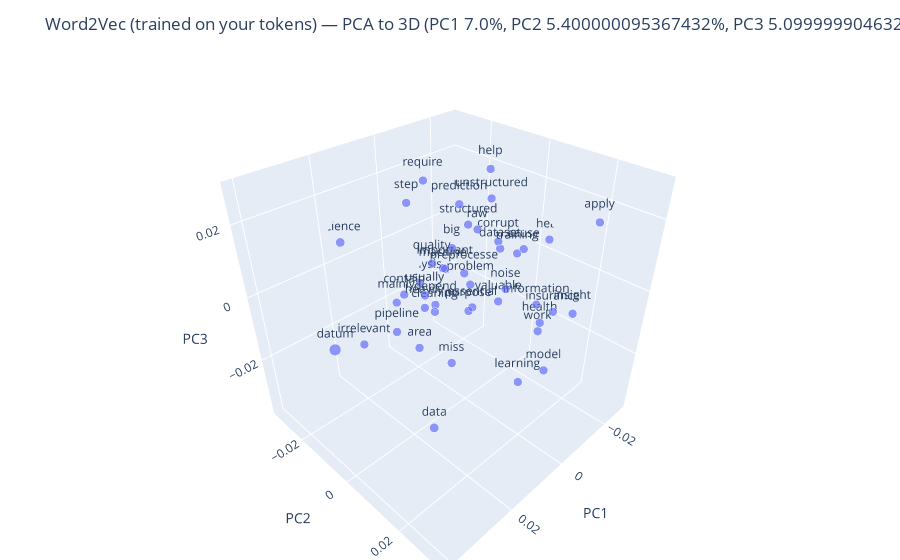

The notebook cell this image was saved under:
### Code cell
#  Word2Vec on the tokens 
tokens = [s.split() for s in processed_data]         
print("Example token list:", tokens[0][:10])

w2v = Word2Vec(
    sentences=tokens,
    vector_size=100,
    window=4,
    min_count=1,  
    sg=1,         
    workers=1,
    epochs=200
)

#  Plot the words from the tokens
freq = Counter(chain.from_iterable(tokens))
unique_words = list(freq.keys())
words_in_vocab = [w for w in unique_words if w in w2v.wv.key_to_index]

# Sanity check: if you ever see single letters here, your tokens are wrong
assert all(len(w) > 1 for w in words_in_vocab if w.isalpha()), "Got single-letter tokens—check tokenization!"

vectors = np.vstack([w2v.wv[w] for w in words_in_vocab])

pca = PCA(n_components=3, random_state=42)
coords3d = pca.fit_transform(vectors)
explained = (pca.explained_variance_ratio_ * 100).round(1)

sizes = np.array([freq[w] for w in words_in_vocab])
marker_size = 6 + 2 * (sizes - sizes.min()) / (sizes.ptp() + 1e-9)

fig = px.scatter_3d(
    x=coords3d[:, 0], y=coords3d[:, 1], z=coords3d[:, 2],
    text=words_in_vocab, hover_name=words_in_vocab,
    hover_data={"freq": sizes},
    title=f"Word2Vec (trained on your tokens) — PCA to 3D "
          f"(PC1 {explained[0]}%, PC2 {explained[1]}%, PC3 {explained[2]}%)"
)
fig.update_traces(mode="markers+text", textposition="top center",
                  marker=dict(size=marker_size))
fig.update_layout(
    scene=dict(xaxis_title="PC1", yaxis_title="PC2", zaxis_title="PC3"),
    margin=dict(l=0, r=0, t=60, b=0)
)
fig.show()

### Figure 1 — Plotly figure (JSON) as saved in the notebook; plotly's stock layout.template omitted (floating-point values rounded to 4 significant figures)
{"data": [{"customdata": [[2], [2], [1], [1], [1], [8], [1], [1], [1], [1], [1], [1], [1], [1], [1], [1], [1], [1], [1], [1], [1], [1], [1], [1], [1], [1], [1], [1], [1], [1], [1], [1], [1], [1], [1], [1], [1], [1], [1], [1], [1], [1], [1], [1]], "hovertemplate": "<b>%{hovertext}</b><br><br>x=%{x}<br>y=%{y}<br>z=%{z}<br>text=%{text}<br>freq=%{customdata[0]}<extra></extra>", "hovertext": ["data", "science", "important", "help", "area", "datum", "work", "mainly", "health", "insurance", "purpose", "hear", "corrupt", "apply", "training", "big", "dataset", "require", "preprocesse", "analysis", "machine", "learning", "model", "depend", "heavily", "quality", "miss", "cause", "problem", "prediction", "raw", "usually", "contain", "noise", "irrelevant", "information", "cleaning", "essential", "step", "pipeline", "structured", "unstructured", "valuable", "insight"], "legendgroup": "", "marker": {"color": "#636efa", "size": [6.286, 6.286, 6, 6, 6, 8.0, 6, 6, 6, 6, 6, 6, 6, 6, 6, 6, 6, 6, 6, 6, 6, 6, 6, 6, 6, 6, 6, 6, 6, 6, 6, 6, 6, 6, 6, 6, 6, 6, 6, 6, 6, 6, 6, 6], "symbol": "circle"}, "mode": "markers+text", "name": "", "scene": "scene", "showlegend": false, "text": ["data", "science", "important", "help", "area", "datum", "work", "mainly", "health", "insurance", "purpose", "hear", "corrupt", "apply", "training", "big", "dataset", "require", "preprocesse", "analysis", "machine", "learning", "model", "depend", "heavily", "quality", "miss", "cause", "problem", "prediction", "raw", "usually", "contain", "noise", "irrelevant", "information", "cleaning", "essential", "step", "pipeline", "structured", "unstructured", "valuable", "insight"], "textposition": "top center", "type": "scatter3d", "x": [0.01589, 0.01642, -0.003237, -0.008053, 0.01637, 0.04074, -0.01196, 0.01385, -0.01543, -0.01166, 0.004972, -0.02767, -0.01489, -0.01756, -0.006891, -0.006363, -0.007001, -0.0003262, -0.01683, -0.01222, 0.00159, 0.01915, 0.0008934, 0.02391, 0.01666, 0.009115, 0.00435, -0.022, -0.01269, -0.007548, -0.006549, 0.02047, 0.01662, 0.007146, 0.03477, -0.009641, 8.064e-05, 0.004475, 0.009759, 0.01303, -0.01339, -0.01716, -0.01871, -0.02245], "y": [0.00353, -0.03056, -0.01137, -0.0007278, -0.0007297, -0.0004314, 0.01468, -0.0118, 0.01265, 0.01886, 0.005211, 0.004497, -0.002931, 0.0247, 0.009863, -0.01186, 0.004385, -0.01612, -0.0171, -0.03198, -0.007225, 0.03263, 0.02643, 0.01336, 0.002036, -0.003253, -0.001253, 0.0003282, -0.0107, -0.01046, -0.002987, 0.006429, -0.005307, 0.01829, 0.002016, 0.01502, -0.01217, 0.005973, -0.01107, -0.01346, -0.01264, -0.007887, -0.004972, 0.01812], "z": [-0.03766, 0.006564, -0.001691, 0.02836, -0.01188, 0.001637, -0.01358, -0.004698, -0.0137, -0.005014, -0.003233, 0.003921, 0.00541, 0.02007, 0.01022, 0.003263, 0.009335, 0.02313, -0.01161, -0.01962, 0.002353, -0.0003067, -0.01216, 0.0119, 0.001905, 0.008584, -0.02437, 0.001546, -0.01081, 0.01619, 0.01211, 0.009299, 0.002161, 0.01033, 0.001104, -0.003683, -0.0147, -0.00201, 0.02213, -0.01551, 0.007453, 0.01552, -0.0168, -0.01146]}], "layout": {"legend": {"tracegroupgap": 0}, "margin": {"b": 0, "l": 0, "r": 0, "t": 60}, "scene": {"domain": {"x": [0, 1], "y": [0, 1]}, "xaxis": {"title": {"text": "PC1"}}, "yaxis": {"title": {"text": "PC2"}}, "zaxis": {"title": {"text": "PC3"}}}, "title": {"text": "Word2Vec (trained on your tokens) — PCA to 3D (PC1 7.0%, PC2 5.400000095367432%, PC3 5.099999904632568%)"}}}
